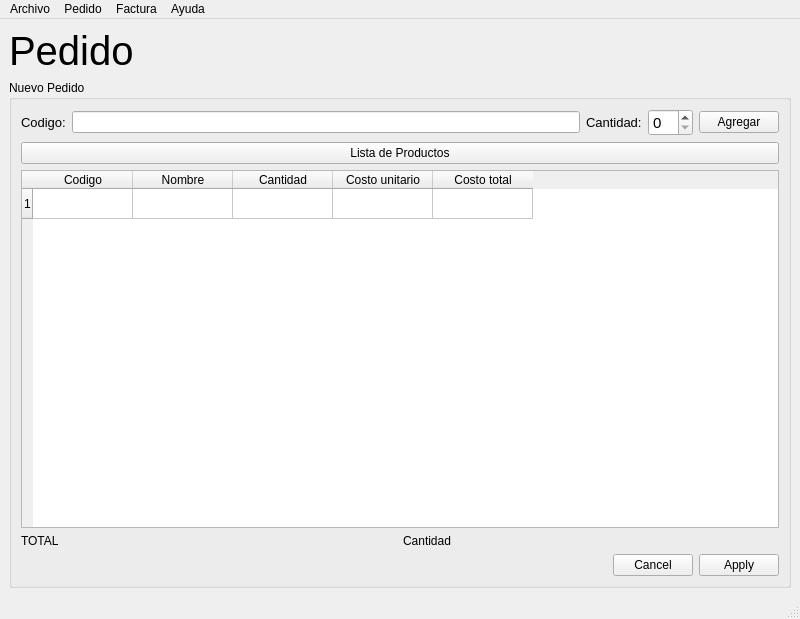
<?xml version="1.0" encoding="UTF-8"?>
<ui version="4.0">
 <class>MainWindow</class>
 <widget class="QMainWindow" name="MainWindow">
  <property name="geometry">
   <rect>
    <x>0</x>
    <y>0</y>
    <width>800</width>
    <height>619</height>
   </rect>
  </property>
  <property name="windowTitle">
   <string>MainWindow</string>
  </property>
  <widget class="QWidget" name="centralwidget">
   <layout class="QHBoxLayout" name="horizontalLayout_2">
    <item>
     <layout class="QVBoxLayout" name="verticalLayout_2">
      <item>
       <widget class="QLabel" name="label">
        <property name="font">
         <font>
          <pointsize>30</pointsize>
         </font>
        </property>
        <property name="layoutDirection">
         <enum>Qt::RightToLeft</enum>
        </property>
        <property name="text">
         <string>Pedido</string>
        </property>
       </widget>
      </item>
      <item>
       <widget class="QGroupBox" name="groupBox">
        <property name="title">
         <string>Nuevo Pedido</string>
        </property>
        <layout class="QVBoxLayout" name="verticalLayout">
         <item>
          <layout class="QHBoxLayout" name="horizontalLayout">
           <item>
            <widget class="QLabel" name="label_2">
             <property name="font">
              <font>
               <pointsize>10</pointsize>
              </font>
             </property>
             <property name="text">
              <string>Codigo:</string>
             </property>
            </widget>
           </item>
           <item>
            <widget class="QLineEdit" name="lineEdit">
             <property name="text">
              <string/>
             </property>
            </widget>
           </item>
           <item>
            <widget class="QLabel" name="label_3">
             <property name="font">
              <font>
               <pointsize>10</pointsize>
              </font>
             </property>
             <property name="text">
              <string>Cantidad:</string>
             </property>
            </widget>
           </item>
           <item>
            <widget class="QSpinBox" name="spinBox">
             <property name="font">
              <font>
               <pointsize>11</pointsize>
              </font>
             </property>
            </widget>
           </item>
           <item>
            <widget class="QPushButton" name="pushButton">
             <property name="cursor">
              <cursorShape>PointingHandCursor</cursorShape>
             </property>
             <property name="text">
              <string>Agregar</string>
             </property>
            </widget>
           </item>
          </layout>
         </item>
         <item>
          <widget class="QPushButton" name="pushButton_2">
           <property name="text">
            <string>Lista de Productos</string>
           </property>
          </widget>
         </item>
         <item>
          <widget class="QTableWidget" name="tableWidget">
           <property name="layoutDirection">
            <enum>Qt::LeftToRight</enum>
           </property>
           <property name="styleSheet">
            <string notr="true"/>
           </property>
           <property name="textElideMode">
            <enum>Qt::ElideNone</enum>
           </property>
           <property name="sortingEnabled">
            <bool>true</bool>
           </property>
           <property name="rowCount">
            <number>1</number>
           </property>
           <property name="columnCount">
            <number>5</number>
           </property>
           <row/>
           <column>
            <property name="text">
             <string>Codigo</string>
            </property>
           </column>
           <column>
            <property name="text">
             <string>Nombre</string>
            </property>
           </column>
           <column>
            <property name="text">
             <string>Cantidad</string>
            </property>
           </column>
           <column>
            <property name="text">
             <string>Costo unitario</string>
            </property>
           </column>
           <column>
            <property name="text">
             <string>Costo total</string>
            </property>
           </column>
          </widget>
         </item>
         <item>
          <layout class="QGridLayout" name="gridLayout">
           <property name="leftMargin">
            <number>0</number>
           </property>
           <item row="2" column="1">
            <widget class="QLabel" name="label_5">
             <property name="text">
              <string>Cantidad</string>
             </property>
            </widget>
           </item>
           <item row="2" column="0">
            <widget class="QLabel" name="label_4">
             <property name="text">
              <string>TOTAL</string>
             </property>
             <property name="scaledContents">
              <bool>false</bool>
             </property>
             <property name="wordWrap">
              <bool>false</bool>
             </property>
            </widget>
           </item>
          </layout>
         </item>
         <item>
          <widget class="QDialogButtonBox" name="enviarPedido">
           <property name="orientation">
            <enum>Qt::Horizontal</enum>
           </property>
           <property name="standardButtons">
            <set>QDialogButtonBox::Apply|QDialogButtonBox::Cancel</set>
           </property>
           <property name="centerButtons">
            <bool>false</bool>
           </property>
          </widget>
         </item>
        </layout>
        <zorder>textEdit</zorder>
        <zorder>tableWidget</zorder>
        <zorder>horizontalLayoutWidget</zorder>
        <zorder>horizontalLayoutWidget_2</zorder>
        <zorder>pushButton_2</zorder>
        <zorder>enviarPedido</zorder>
       </widget>
      </item>
     </layout>
    </item>
   </layout>
   <zorder>verticalLayoutWidget</zorder>
   <zorder>horizontalLayoutWidget</zorder>
   <zorder>label_3</zorder>
   <zorder>tableWidget</zorder>
   <zorder>verticalLayoutWidget</zorder>
   <zorder>label</zorder>
  </widget>
  <widget class="QMenuBar" name="menubar">
   <property name="geometry">
    <rect>
     <x>0</x>
     <y>0</y>
     <width>800</width>
     <height>21</height>
    </rect>
   </property>
   <widget class="QMenu" name="menuArchivo">
    <property name="title">
     <string>Archivo</string>
    </property>
    <addaction name="actionConfiguracion"/>
    <addaction name="actionSalir"/>
   </widget>
   <widget class="QMenu" name="menuFacturas">
    <property name="title">
     <string>Factura</string>
    </property>
    <addaction name="actionNueva"/>
    <addaction name="actionBuscar"/>
   </widget>
   <widget class="QMenu" name="menuAyuda">
    <property name="title">
     <string>Ayuda</string>
    </property>
    <addaction name="actionAcerca_de"/>
   </widget>
   <widget class="QMenu" name="menuPedido">
    <property name="title">
     <string>Pedido</string>
    </property>
    <addaction name="actionNuevo"/>
   </widget>
   <addaction name="menuArchivo"/>
   <addaction name="menuPedido"/>
   <addaction name="menuFacturas"/>
   <addaction name="menuAyuda"/>
  </widget>
  <widget class="QStatusBar" name="statusbar"/>
  <action name="actionConfiguracion">
   <property name="text">
    <string>Configuracion</string>
   </property>
  </action>
  <action name="actionSalir">
   <property name="text">
    <string>Salir</string>
   </property>
  </action>
  <action name="actionNueva">
   <property name="text">
    <string>Nueva</string>
   </property>
  </action>
  <action name="actionBuscar">
   <property name="text">
    <string>Buscar</string>
   </property>
  </action>
  <action name="actionAcerca_de">
   <property name="text">
    <string>Acerca de...</string>
   </property>
  </action>
  <action name="actionNuevo">
   <property name="text">
    <string>Nuevo</string>
   </property>
  </action>
 </widget>
 <resources/>
 <connections/>
</ui>
